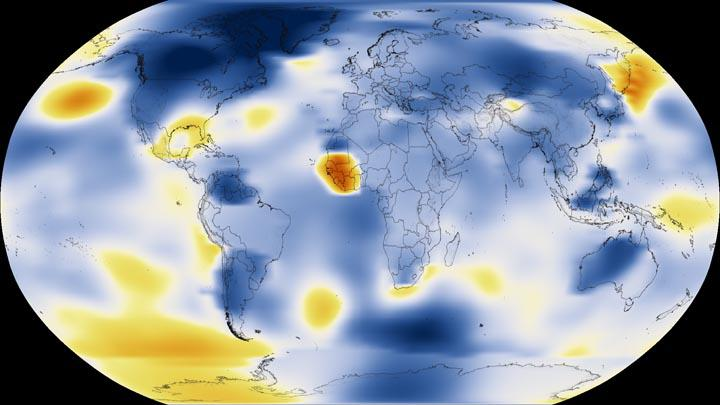
#> input picture scraping_nasa_server/tempa_image/1884.jpg, 720 x 405 px; its folder holds 4 pictures in this run
$ python img_test1.py
#> lines starting #> are read from the running program, lines starting #| are printed output that depends on the picture
import os
import cv2
from matplotlib import pyplot as plt
import matplotlib.pyplot as plt

print(os.getcwd())

os.chdir("..\\scraping_nasa_server\\tempa_image")

files = os.listdir()
j = 1
for image in files:
    i = cv2.imread(image)
#> i is the input picture: shape (405, 720, 3); mean B, G, R 163.9, 152.5, 142.2
    temp = i[204:271, 188:305]
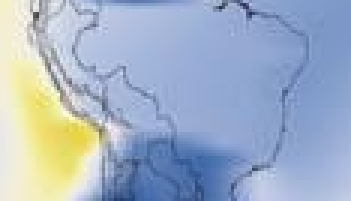
#> temp: shape (67, 117, 3) (shown 3 times larger); mean B, G, R 198, 177.1, 162
    cv2.imwrite('%d.jpg' %j, temp)
    j+=1
#> pass 2 of the loop `for image in files:`:
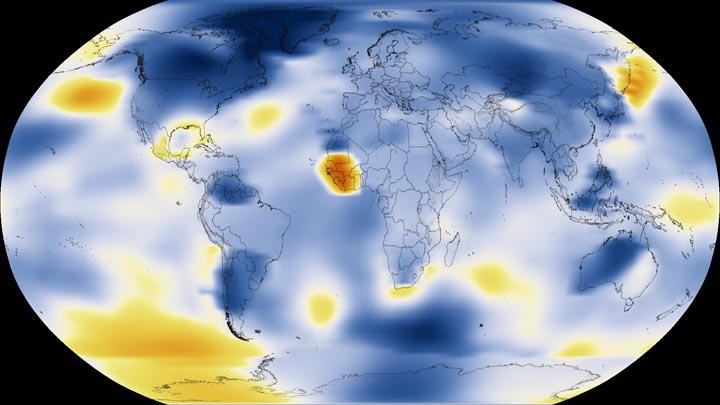
#> input picture scraping_nasa_server/tempa_image/1885.jpg, 720 x 405 px
#> i is the input picture: shape (405, 720, 3); mean B, G, R 165.4, 150.6, 139.2
#> `temp = i[204:271, 188:305]`:
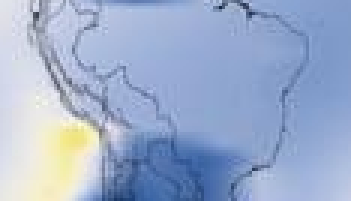
#> temp: shape (67, 117, 3) (shown 3 times larger); mean B, G, R 204.4, 173.3, 156.4
#> pass 3 of the loop `for image in files:`:
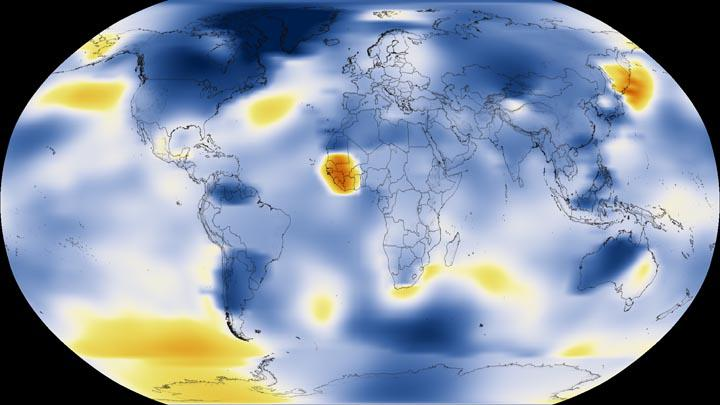
#> input picture scraping_nasa_server/tempa_image/1886.jpg, 720 x 405 px
#> i is the input picture: shape (405, 720, 3); mean B, G, R 166.4, 148.2, 135.4
#> `temp = i[204:271, 188:305]`:
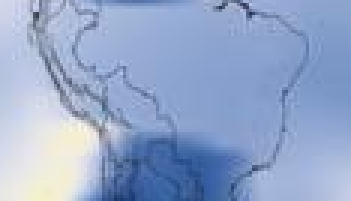
#> temp: shape (67, 117, 3) (shown 3 times larger); mean B, G, R 203.2, 167.2, 148
#> the loop made 4 passes; the first 3 are shown
